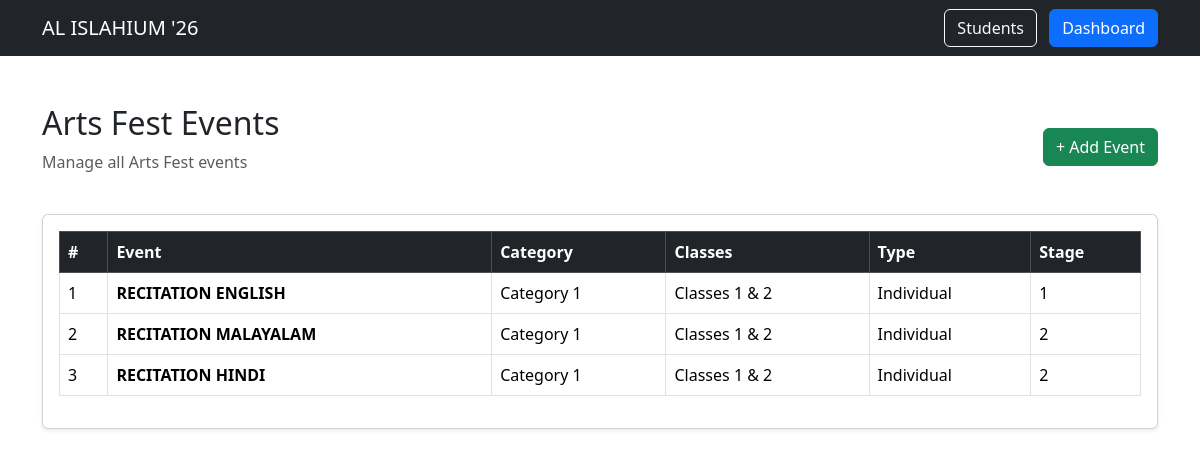
Screenshot of /events/ with the database file from the repository.
### events/models.py (models this page shows, shortened)
class Event(models.Model):
    EVENT_TYPES = [
        ("Individual", "Individual"),
        ("Group", "Group"),
    ]
    event_name = models.CharField(
        max_length=100
    )
    category = models.ForeignKey(
        Category,
        on_delete=models.CASCADE
    )
    event_type = models.CharField(
        max_length=20,
        choices=EVENT_TYPES
    )
    stage = models.CharField(
        max_length=50
    )

class Category(models.Model):
    name = models.CharField(
        max_length=50
    )
    classes = models.CharField(
        max_length=100
    )

### events/views.py (the view)
# urls.py: path("", views.event_list, name="event_list"),
def event_list(request):
    events = Event.objects.all()
    return render(
        request,
        "events/event_list.html",
        {
            "events": events
        }
    )

### templates/events/event_list.html (shortened to what this page needs)
<!DOCTYPE html>
<html lang="en">
<head>
    <link
        href="https://cdn.jsdelivr.net/npm/bootstrap@5.3.3/dist/css/bootstrap.min.css"
        rel="stylesheet">
</head>
<body>
<nav class="navbar navbar-dark bg-dark">
    <div class="container">
        <a class="navbar-brand" href="/">
            AL ISLAHIUM '26
        </a>
        <div>
            <a
                href="/students/"
                class="btn btn-outline-light me-2"
            >
                Students
            </a>
           <a
        href="{% url 'dashboard' %}"
        class="btn btn-primary"
    >
        Dashboard
    </a>
        </div>
    </div>
</nav>
<div class="container mt-5">
    <div class="d-flex justify-content-between align-items-center">
        <div>
            <h2>Arts Fest Events</h2>
            <p class="text-muted">
                Manage all Arts Fest events
            </p>
        </div>
        <a
            href="{% url 'add_event' %}"
            class="btn btn-success"
        >
            + Add Event
        </a>
    </div>
    <div class="card shadow-sm mt-4">
        <div class="card-body">
            <div class="table-responsive">
                <table class="table table-bordered table-hover">
                    <thead class="table-dark">
                        <tr>
                            <th>#</th>
                            <th>Event</th>
                            <th>Category</th>
                            <th>Classes</th>
                            <th>Type</th>
                            <th>Stage</th>
                        </tr>
                    </thead>
                    <tbody>
                        {% for event in events %}
                        <tr>
                            <td>
                                {{ forloop.counter }}
                            </td>
                            <td>
                                <strong>
                                    {{ event.event_name }}
                                </strong>
                            </td>
                            <td>
                                {{ event.category.name }}
                            </td>
                            <td>
                                {{ event.category.classes }}
                            </td>
                            <td>
                                {{ event.event_type }}
                            </td>
                            <td>
                                {{ event.stage }}
                            </td>
                        </tr>
                        {% endfor %}
                    </tbody>
                </table>
            </div>
        </div>
    </div>
</div>
</body>
</html>

### rows the page displays
Event: event_name "RECITATION ENGLISH", category.name "Category 1", category.classes "Classes 1 & 2", event_type "Individual", stage "1"
Event: event_name "RECITATION MALAYALAM", category.name "Category 1", category.classes "Classes 1 & 2", event_type "Individual", stage "2"
Event: event_name "RECITATION HINDI", category.name "Category 1", category.classes "Classes 1 & 2", event_type "Individual", stage "2"
